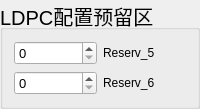
         <widget class="QGroupBox" name="groupBox_7">
          <property name="enabled">
           <bool>true</bool>
          </property>
          <property name="maximumSize">
           <size>
            <width>400</width>
            <height>350</height>
           </size>
          </property>
          <property name="font">
           <font>
            <pointsize>15</pointsize>
           </font>
          </property>
          <property name="title">
           <string>LDPC配置预留区</string>
          </property>
          <layout class="QGridLayout" name="gridLayout_7">
           <item row="1" column="1">
            <widget class="QLabel" name="Reserv_6_label">
             <property name="maximumSize">
              <size>
               <width>150</width>
               <height>25</height>
              </size>
             </property>
             <property name="font">
              <font>
               <pointsize>9</pointsize>
              </font>
             </property>
             <property name="text">
              <string>Reserv_6</string>
             </property>
            </widget>
           </item>
           <item row="0" column="0">
            <widget class="QSpinBox" name="Reserv_5_obj">
             <property name="maximumSize">
              <size>
               <width>120</width>
               <height>25</height>
              </size>
             </property>
             <property name="font">
              <font>
               <pointsize>10</pointsize>
              </font>
             </property>
             <property name="toolTip">
              <string>&lt;html&gt;&lt;head/&gt;&lt;body&gt;&lt;p&gt;&lt;span style=&quot; font-family:'等线'; font-size:10.5pt;&quot;&gt;depapr_thr&lt;/span&gt;&lt;/p&gt;&lt;/body&gt;&lt;/html&gt;</string>
             </property>
             <property name="specialValueText">
              <string/>
             </property>
             <property name="maximum">
              <number>255</number>
             </property>
             <property name="singleStep">
              <number>1</number>
             </property>
             <property name="value">
              <number>0</number>
             </property>
            </widget>
           </item>
           <item row="1" column="0">
            <widget class="QSpinBox" name="Reserv_6_obj">
             <property name="maximumSize">
              <size>
               <width>120</width>
               <height>25</height>
              </size>
             </property>
             <property name="font">
              <font>
               <pointsize>10</pointsize>
              </font>
             </property>
             <property name="toolTip">
              <string>&lt;html&gt;&lt;head/&gt;&lt;body&gt;&lt;p&gt;&lt;span style=&quot; font-family:'等线'; font-size:10.5pt;&quot;&gt;depapr_thr&lt;/span&gt;&lt;/p&gt;&lt;/body&gt;&lt;/html&gt;</string>
             </property>
             <property name="specialValueText">
              <string/>
             </property>
             <property name="maximum">
              <number>255</number>
             </property>
             <property name="singleStep">
              <number>1</number>
             </property>
             <property name="value">
              <number>0</number>
             </property>
            </widget>
           </item>
           <item row="0" column="1">
            <widget class="QLabel" name="Reserv_5_label">
             <property name="maximumSize">
              <size>
               <width>150</width>
               <height>25</height>
              </size>
             </property>
             <property name="font">
              <font>
               <pointsize>9</pointsize>
              </font>
             </property>
             <property name="text">
              <string>Reserv_5</string>
             </property>
            </widget>
           </item>
          </layout>
         </widget>
